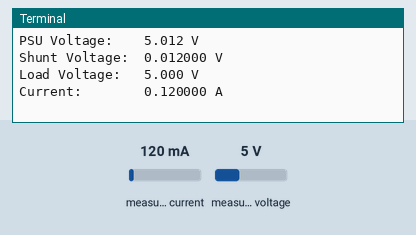
Recording of a program running on a simulated Raspberry Pi (BCM pin numbers). Parts: the last lines printed to the terminal. The inputs (shaded band) are chosen by the test bench; at power-on: measured voltage 5 V, measured current 120 mA.

Above: at 1.2 s.
1.3 s: measured voltage set to 11.2 V
At 3.1 s:
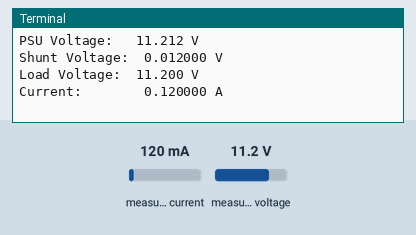
3.5 s: measured current set to 40 mA
At 4.8 s:
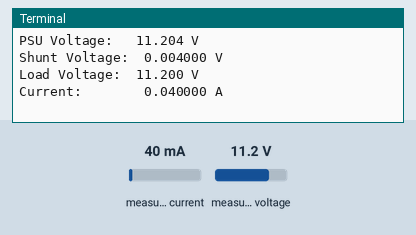
5.0 s: measured current set to 500 mA
At 6.4 s:
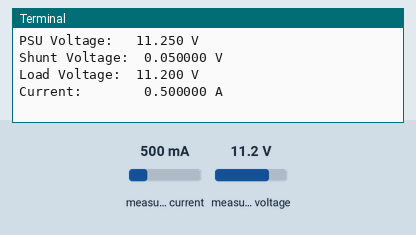
Timing chart, 0 to 8.0 s (numbered marks = the images above; inputs shaded):
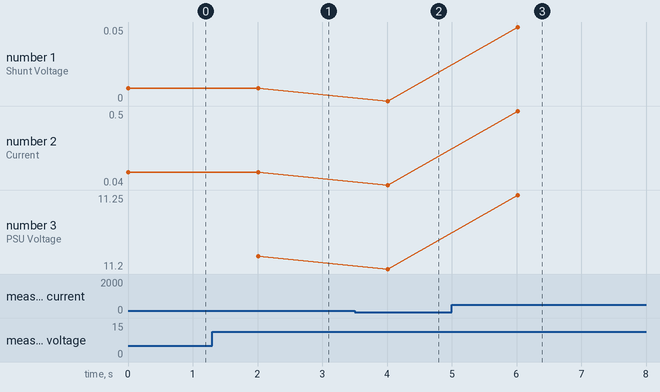

The program:

ina219.py
```python
import time

import smbus

# Config Register (R/W)
_REG_CONFIG = 0x00
# SHUNT VOLTAGE REGISTER (R)
_REG_SHUNTVOLTAGE = 0x01

# BUS VOLTAGE REGISTER (R)
_REG_BUSVOLTAGE = 0x02

# POWER REGISTER (R)
_REG_POWER = 0x03

# CURRENT REGISTER (R)
_REG_CURRENT = 0x04

# CALIBRATION REGISTER (R/W)
_REG_CALIBRATION = 0x05


class BusVoltageRange:
    """Constants for ``bus_voltage_range``"""

    RANGE_16V = 0x00  # set bus voltage range to 16V
    RANGE_32V = 0x01  # set bus voltage range to 32V (default)


class Gain:
    """Constants for ``gain``"""

    DIV_1_40MV = 0x00  # shunt prog. gain set to  1, 40 mV range
    DIV_2_80MV = 0x01  # shunt prog. gain set to /2, 80 mV range
    DIV_4_160MV = 0x02  # shunt prog. gain set to /4, 160 mV range
    DIV_8_320MV = 0x03  # shunt prog. gain set to /8, 320 mV range


class ADCResolution:
    """Constants for ``bus_adc_resolution`` or ``shunt_adc_resolution``"""

    ADCRES_9BIT_1S = 0x00  # 9bit,   1 sample,     84us
    ADCRES_10BIT_1S = 0x01  # 10bit,   1 sample,    148us
    ADCRES_11BIT_1S = 0x02  # 11 bit,  1 sample,    276us
    ADCRES_12BIT_1S = 0x03  # 12 bit,  1 sample,    532us
    ADCRES_12BIT_2S = 0x09  # 12 bit,  2 samples,  1.06ms
    ADCRES_12BIT_4S = 0x0A  # 12 bit,  4 samples,  2.13ms
    ADCRES_12BIT_8S = 0x0B  # 12bit,   8 samples,  4.26ms
    ADCRES_12BIT_16S = 0x0C  # 12bit,  16 samples,  8.51ms
    ADCRES_12BIT_32S = 0x0D  # 12bit,  32 samples, 17.02ms
    ADCRES_12BIT_64S = 0x0E  # 12bit,  64 samples, 34.05ms
    ADCRES_12BIT_128S = 0x0F  # 12bit, 128 samples, 68.10ms


class Mode:
    """Constants for ``mode``"""

    POWERDOW = 0x00  # power down
    SVOLT_TRIGGERED = 0x01  # shunt voltage triggered
    BVOLT_TRIGGERED = 0x02  # bus voltage triggered
    SANDBVOLT_TRIGGERED = 0x03  # shunt and bus voltage triggered
    ADCOFF = 0x04  # ADC off
    SVOLT_CONTINUOUS = 0x05  # shunt voltage continuous
    BVOLT_CONTINUOUS = 0x06  # bus voltage continuous
    SANDBVOLT_CONTINUOUS = 0x07  # shunt and bus voltage continuous


class INA219:
    def __init__(self, i2c_bus=1, addr=0x40):
        self.bus = smbus.SMBus(i2c_bus)
        self.addr = addr

        # Set chip to known config values to start
        self._cal_value = 0
        self._current_lsb = 0
        self._power_lsb = 0
        self.set_calibration_32V_2A()

    def read(self, address):
        data = self.bus.read_i2c_block_data(self.addr, address, 2)
        return (data[0] * 256) + data[1]

    def write(self, address, data):
        temp = [0, 0]
        temp[1] = data & 0xFF
        temp[0] = (data & 0xFF00) >> 8
        self.bus.write_i2c_block_data(self.addr, address, temp)

    def set_calibration_32V_2A(self):
        """Configures to INA219 to be able to measure up to 32V and 2A of current. Counter
        overflow occurs at 3.2A.
        ..note :: These calculations assume a 0.1 shunt ohm resistor is present
        """
        # By default we use a pretty huge range for the input voltage,
        # which probably isn't the most appropriate choice for system
        # that don't use a lot of power.  But all of the calculations
        # are shown below if you want to change the settings.  You will
        # also need to change any relevant register settings, such as
        # setting the VBUS_MAX to 16V instead of 32V, etc.

        # VBUS_MAX = 32V             (Assumes 32V, can also be set to 16V)
        # VSHUNT_MAX = 0.32          (Assumes Gain 8, 320mV, can also be 0.16, 0.08, 0.04)
        # RSHUNT = 0.1               (Resistor value in ohms)

        # 1. Determine max possible current
        # MaxPossible_I = VSHUNT_MAX / RSHUNT
        # MaxPossible_I = 3.2A

        # 2. Determine max expected current
        # MaxExpected_I = 2.0A

        # 3. Calculate possible range of LSBs (Min = 15-bit, Max = 12-bit)
        # MinimumLSB = MaxExpected_I/32767
        # MinimumLSB = 0.000061              (61uA per bit)
        # MaximumLSB = MaxExpected_I/4096
        # MaximumLSB = 0,000488              (488uA per bit)

        # 4. Choose an LSB between the min and max values
        #    (Preferrably a roundish number close to MinLSB)
        # CurrentLSB = 0.0001 (100uA per bit)
        self._current_lsb = 0.1  # Current LSB = 100uA per bit

        # 5. Compute the calibration register
        # Cal = trunc (0.04096 / (Current_LSB * RSHUNT))
        # Cal = 4096 (0x1000)

        self._cal_value = 4096

        # 6. Calculate the power LSB
        # PowerLSB = 20 * CurrentLSB
        # PowerLSB = 0.002 (2mW per bit)
        self._power_lsb = 0.002  # Power LSB = 2mW per bit

        # 7. Compute the maximum current and shunt voltage values before overflow
        #
        # Max_Current = Current_LSB * 32767
        # Max_Current = 3.2767A before overflow
        #
        # If Max_Current > Max_Possible_I then
        #    Max_Current_Before_Overflow = MaxPossible_I
        # Else
        #    Max_Current_Before_Overflow = Max_Current
        # End If
        #
        # Max_ShuntVoltage = Max_Current_Before_Overflow * RSHUNT
        # Max_ShuntVoltage = 0.32V
        #
        # If Max_ShuntVoltage >= VSHUNT_MAX
        #    Max_ShuntVoltage_Before_Overflow = VSHUNT_MAX
        # Else
        #    Max_ShuntVoltage_Before_Overflow = Max_ShuntVoltage
        # End If

        # 8. Compute the Maximum Power
        # MaximumPower = Max_Current_Before_Overflow * VBUS_MAX
        # MaximumPower = 3.2 * 32V
        # MaximumPower = 102.4W

        # Set Calibration register to 'Cal' calculated above
        self.write(_REG_CALIBRATION, self._cal_value)

        # Set Config register to take into account the settings above
        self.bus_voltage_range = BusVoltageRange.RANGE_32V
        self.gain = Gain.DIV_8_320MV
        self.bus_adc_resolution = ADCResolution.ADCRES_12BIT_32S
        self.shunt_adc_resolution = ADCResolution.ADCRES_12BIT_32S
        self.mode = Mode.SANDBVOLT_CONTINUOUS
        self.config = (
            self.bus_voltage_range << 13
            | self.gain << 11
            | self.bus_adc_resolution << 7
            | self.shunt_adc_resolution << 3
            | self.mode
        )
        self.write(_REG_CONFIG, self.config)

    def getShuntVoltage_mV(self):
        self.write(_REG_CALIBRATION, self._cal_value)
        value = self.read(_REG_SHUNTVOLTAGE)
        if value > 32767:
            value -= 65535
        return value * 0.01

    def getBusVoltage_V(self):
        self.write(_REG_CALIBRATION, self._cal_value)
        self.read(_REG_BUSVOLTAGE)
        return (self.read(_REG_BUSVOLTAGE) >> 3) * 0.004

    def getCurrent_mA(self):
        value = self.read(_REG_CURRENT)
        if value > 32767:
            value -= 65535
        return value * self._current_lsb


if __name__ == "__main__":

    # Create an ADS1115 ADC (16-bit) instance.
    ina219 = INA219(addr=0x41)
    while True:
        bus_voltage = ina219.getBusVoltage_V()  # voltage on V- (load side)
        shunt_voltage = (
            ina219.getShuntVoltage_mV() / 1000
        )  # voltage between V+ and V- across the shunt
        current = ina219.getCurrent_mA()  # current in mA

        # INA219 measure bus voltage on the load side. So PSU voltage = bus_voltage + shunt_voltage
        print("PSU Voltage:   {:6.3f} V".format(bus_voltage + shunt_voltage))
        print("Shunt Voltage: {:9.6f} V".format(shunt_voltage))
        print("Load Voltage:  {:6.3f} V".format(bus_voltage))
        print("Current:       {:9.6f} A".format(current / 1000))
        print("")

        time.sleep(2)
```

Measured:
- after the input at 1.3 s, the terminal: prints a new line after 0.71 s (image 1)
- after the input at 3.5 s, the terminal: prints a new line after 0.51 s (image 2)
- after the input at 5.0 s, the terminal: prints a new line after 1.0 s (image 3)
- plotted number 1: 0.01 → 0 after the input at 3.5 s, 0 → 0.05 after the input at 5.0 s
- plotted number 2: 0.12 → 0.04 after the input at 3.5 s, 0.04 → 0.5 after the input at 5.0 s
- plotted number 3: 11.21 → 11.2 after the input at 3.5 s, 11.2 → 11.25 after the input at 5.0 s
